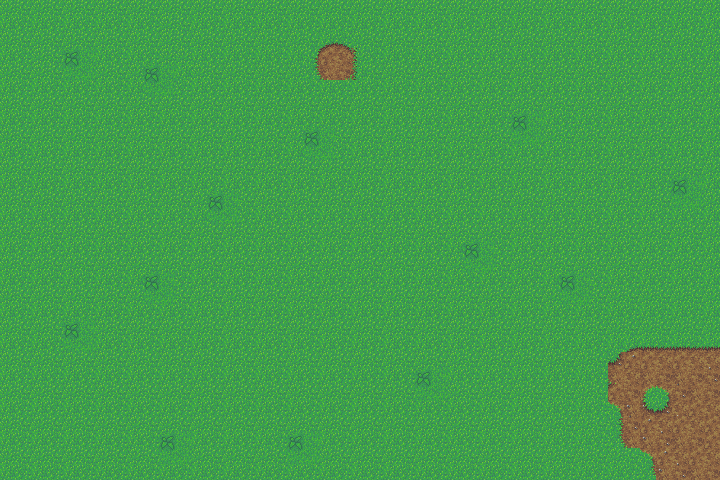

Rendered tile map (Tiled .tmx) drawn with the repository's tilesets; below, a short description and the map source with its tile grids summarised:
An orthogonal 45x30 tile map with 16x16 px tiles, 1 tile layer (ground_tiles), 2 tilesets and 31 objects (25x plant, 6x goat).

<map version="1.0" orientation="orthogonal" renderorder="right-down" width="45" height="30" tilewidth="16" tileheight="16" nextobjectid="53">
 <tileset firstgid="1" name="grass-tiles" tilewidth="16" tileheight="16" tilecount="48" columns="12">
  <image source="grass-tiles.png" width="192" height="64" />
 </tileset>
 <tileset firstgid="49" name="sprites" tilewidth="64" tileheight="64" tilecount="2" columns="0">
  <tile id="0">
   <image width="64" height="64" source="objects/goat_left.png" />
  </tile>
  <tile id="1">
   <image width="32" height="40" source="objects/plant_40.png" />
  </tile>
 </tileset>
 <layer name="ground_tiles" width="45" height="30">
  <data>[1350 cells, 1350 non-empty, 33 distinct tile ids]</data>
 </layer>
 <objectgroup name="units">
  <properties>
   <property name="boundary_count" type="int" value="3" />
  </properties>
  <object id="18" name="goat" type="goat" gid="2147483697" x="86.836" y="95.9701" width="64" height="64">
   <properties>
    <property name="flipX" type="bool" value="false" />
   </properties>
  </object>
  <object id="21" name="goat" type="goat" gid="2147483697" x="170.362" y="263.311" width="64" height="64">
   <properties>
    <property name="flipX" type="bool" value="false" />
   </properties>
  </object>
  <object id="22" name="goat" type="goat" gid="2147483697" x="32.4107" y="439.328" width="64" height="64">
   <properties>
    <property name="flipX" type="bool" value="false" />
   </properties>
  </object>
  <object id="23" name="plant" type="plant" gid="50" x="212.335" y="123.016" width="32" height="40" />
  <object id="26" name="plant" type="plant" gid="50" x="294.11" y="123.373" width="32" height="40" />
  <object id="27" name="plant" type="plant" gid="50" x="322.606" y="182.832" width="32" height="40" />
  <object id="28" name="plant" type="plant" gid="50" x="471.468" y="80.8921" width="32" height="40" />
  <object id="29" name="plant" type="plant" gid="50" x="12.0702" y="180.751" width="32" height="40" />
  <object id="30" name="plant" type="plant" gid="50" x="451.428" y="444.378" width="32" height="40" />
  <object id="31" name="plant" type="plant" gid="50" x="217.107" y="414.491" width="32" height="40" />
  <object id="32" name="plant" type="plant" gid="50" x="411.597" y="87.0173" width="32" height="40" />
  <object id="33" name="plant" type="plant" gid="50" x="574.484" y="97.8845" width="32" height="40" />
  <object id="34" name="plant" type="plant" gid="50" x="76.4926" y="199.787" width="32" height="40" />
  <object id="35" name="plant" type="plant" gid="50" x="363.278" y="55.1863" width="32" height="40" />
  <object id="36" name="plant" type="plant" gid="50" x="338.291" y="336.413" width="32" height="40" />
  <object id="37" name="plant" type="plant" gid="50" x="15.4366" y="325.71" width="32" height="40" />
  <object id="38" name="plant" type="plant" gid="50" x="537.741" y="462.281" width="32" height="40" />
  <object id="39" name="plant" type="plant" gid="50" x="639.196" y="83.1655" width="32" height="40" />
  <object id="40" name="goat" type="goat" gid="49" x="626.281" y="244.73" width="64" height="64">
   <properties>
    <property name="flipX" type="bool" value="true" />
   </properties>
  </object>
  <object id="41" name="goat" type="goat" gid="49" x="466.952" y="279.32" width="64" height="64">
   <properties>
    <property name="flipX" type="bool" value="true" />
   </properties>
  </object>
  <object id="42" name="goat" type="goat" gid="49" x="602.172" y="335.925" width="64" height="64">
   <properties>
    <property name="flipX" type="bool" value="true" />
   </properties>
  </object>
  <object id="43" name="plant" type="plant" gid="50" x="428.444" y="173.92" width="32" height="40" />
  <object id="44" name="plant" type="plant" gid="50" x="515.447" y="148.763" width="32" height="40" />
  <object id="45" name="plant" type="plant" gid="50" x="298.465" y="417.107" width="32" height="40" />
  <object id="46" name="plant" type="plant" gid="50" x="374.985" y="383.564" width="32" height="40" />
  <object id="47" name="plant" type="plant" gid="50" x="367.648" y="452.746" width="32" height="40" />
  <object id="48" name="plant" type="plant" gid="50" x="257.585" y="473.711" width="32" height="40" />
  <object id="49" name="plant" type="plant" gid="50" x="82.5325" y="287.128" width="32" height="40" />
  <object id="50" name="plant" type="plant" gid="50" x="260.73" y="49.1824" width="32" height="40" />
  <object id="51" name="plant" type="plant" gid="50" x="321.526" y="221.09" width="32" height="40" />
  <object id="52" name="plant" type="plant" gid="50" x="264.922" y="169.727" width="32" height="40" />
 </objectgroup>
</map>
